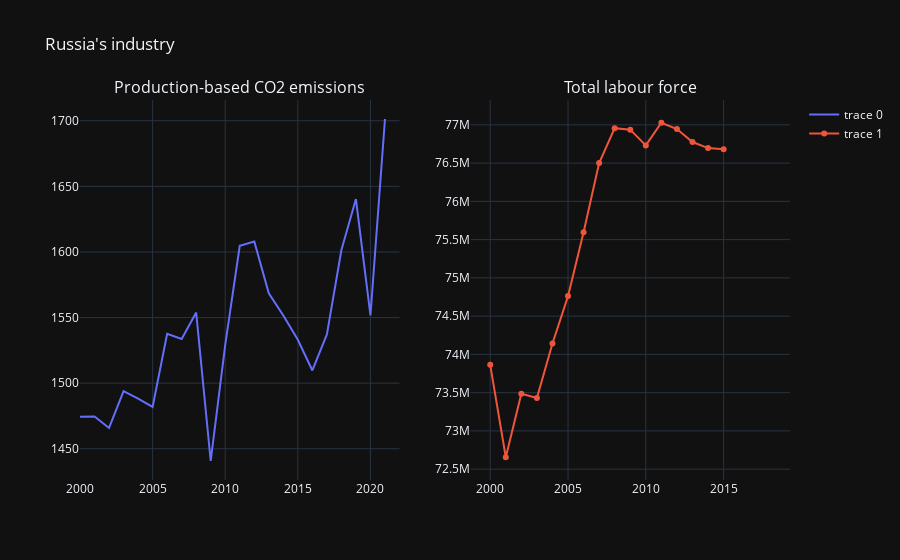

Write notebook code for a chart like this one.
### Code cell
fig_russia = make_subplots(rows=1, cols=2, subplot_titles=("Production-based CO2 emissions", "Total labour force"))

tryout = df_green[df_green['Country'] == 'Russia']
tryout2 = df_inno[df_inno['Region'] == 'Russia']

fig_russia.add_trace(go.Line(x=tryout['Year'], y=tryout['Production-based CO2 emissions']), row=1, col=1)

fig_russia.add_trace(go.Line(x=tryout2['Year'], y=tryout2['Labour Force Total']), row=1, col=2)

fig_russia.update_layout(title_text="Russia's industry")

%store fig_russia

fig_russia.show()

### Figure 1 — Plotly figure (JSON) as saved in the notebook; plotly's stock layout.template omitted (floating-point values rounded to 4 significant figures)
{"data": [{"x": [2000, 2001, 2002, 2003, 2004, 2005, 2006, 2007, 2008, 2009, 2010, 2011, 2012, 2013, 2014, 2015, 2016, 2017, 2018, 2019, 2020, 2021, 2022], "y": [1474.0, 1475.0, 1466.0, 1494.0, 1488.0, 1482.0, 1538.0, 1534.0, 1554.0, 1441.0, 1529.0, 1605.0, 1608.0, 1569.0, 1552.0, 1533.0, 1510.0, 1537.0, 1602.0, 1640.0, 1552.0, 1701.0, null], "type": "scatter", "xaxis": "x", "yaxis": "y"}, {"x": [2000, 2001, 2002, 2003, 2004, 2005, 2006, 2007, 2008, 2009, 2010, 2011, 2012, 2013, 2014, 2015, 2016, 2017, 2018], "y": [73860000.0, 72660000.0, 73490000.0, 73430000.0, 74140000.0, 74760000.0, 75600000.0, 76500000.0, 76960000.0, 76940000.0, 76730000.0, 77030000.0, 76940000.0, 76780000.0, 76700000.0, 76680000.0, null, null, null], "type": "scatter", "xaxis": "x2", "yaxis": "y2"}], "layout": {"xaxis": {"anchor": "y", "domain": [0.0, 0.45]}, "yaxis": {"anchor": "x", "domain": [0.0, 1.0]}, "xaxis2": {"anchor": "y2", "domain": [0.55, 1.0]}, "yaxis2": {"anchor": "x2", "domain": [0.0, 1.0]}, "annotations": [{"font": {"size": 16}, "showarrow": false, "text": "Production-based CO2 emissions", "x": 0.225, "xanchor": "center", "xref": "paper", "y": 1.0, "yanchor": "bottom", "yref": "paper"}, {"font": {"size": 16}, "showarrow": false, "text": "Total labour force", "x": 0.775, "xanchor": "center", "xref": "paper", "y": 1.0, "yanchor": "bottom", "yref": "paper"}], "title": {"text": "Russia's industry"}}}
